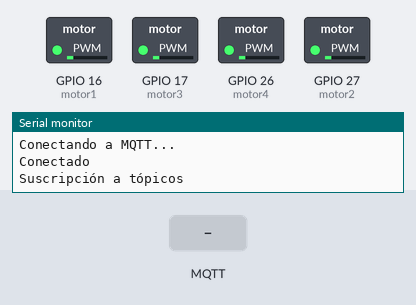
Recording of a sketch running on a simulated ESP32. Parts: switched loads named in the sketch (green lamp = pin HIGH), the last lines printed to the serial monitor. The test bench sets the inputs (shaded band). WiFi joins after 1.5 s; servers stay silent unless stated; no MQTT or app messages arrive unless stated.

Above: at 2.8 s.
2.9 s: MQTT message "arriba" arrives on the first subscribed topic
At 3.9 s:
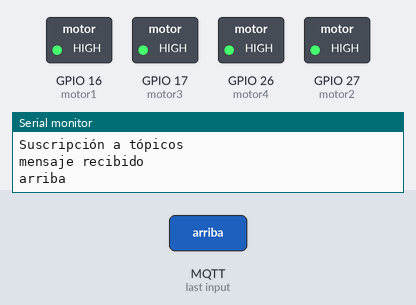
4.4 s: MQTT message "abajo" arrives on the first subscribed topic
At 5.1 s:
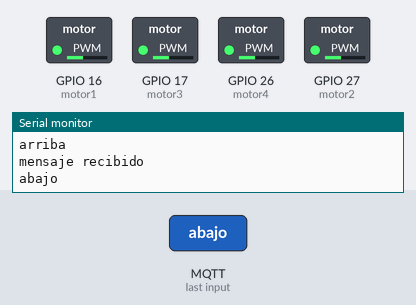
5.9 s: MQTT message "izquierda" arrives on the first subscribed topic
At 6.2 s:
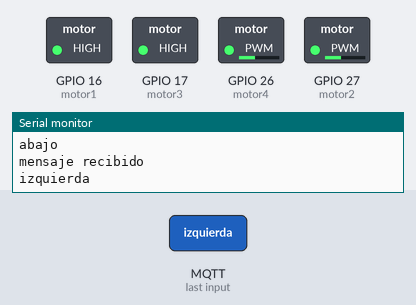
7.4 s: MQTT message "derecha" arrives on the first subscribed topic
At 8.5 s:
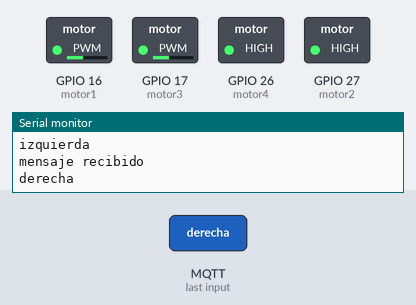
Timing chart, 0 to 9.9 s (numbered marks = the images above; inputs shaded):
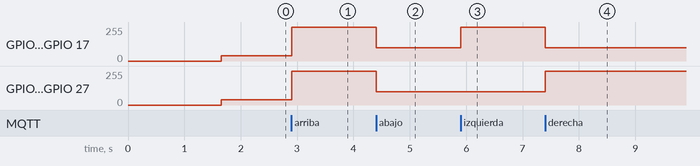

The sketch:

proyecto_tesis.ino
```cpp
#include <WiFi.h>
#include <PubSubClient.h>
#define TOPIC_STAFF "dron/senales"

const char* ssid = "Ronny";
const char* password = "12345678";
const char* mqttServer = "172.29.25.114";
const int mqttPort = 1883;
const int motor1 = 16;
const int motor2 = 27;
const int motor3 = 17;
const int motor4 = 26;

void callback(char*, byte*, unsigned int);

WiFiClient espClient;
PubSubClient client(espClient);
void setup() {
  pinMode(motor1, OUTPUT);
  pinMode(motor2, OUTPUT);
  pinMode(motor3, OUTPUT);
  pinMode(motor4, OUTPUT);
  // Conexión WiFi
  Serial.begin(115200);
  WiFi.begin(ssid, password);

  // Conexión WiFi
   while (true) { // Bucle infinito
    if (WiFi.status() == WL_CONNECTED) {
      Serial.println("Conectado a WiFi!");
      break; // Sale del bucle cuando se conecta
    }
    Serial.println(".");
    delay(200);
   }


  // Conexión MQTT
  client.setServer(mqttServer, mqttPort);
  client.setCallback(callback);

  while (!client.connected()) {
    Serial.println("Conectando a MQTT...");

    if (client.connect("ESP32")) {
      Serial.println("Conectado");
    } else {
      Serial.print("Error de conexión: ");
      Serial.print(client.state());
      delay(2000);
    }
  }

  Serial.println("Suscripción a tópicos");
  // Se suscribe al tópico
  client.subscribe(TOPIC_STAFF);
  analogWrite(motor1, 40);
  analogWrite(motor2, 40);
  analogWrite(motor3, 40);
  analogWrite(motor4, 40);

}
  // put your setup code here, to run once:

void callback(char* topic, byte* payload, unsigned int length) {
  String payloadStr = "";

  Serial.println("mensaje recibido");

  // Convierte los bytes del payload a String
  for (int i = 0; i < length; i++) {
    payloadStr += (char)payload[i];
  }
  if(payloadStr == "arriba"){
      // fade in from min to max in increments of 5 points:
      // sets the value (range from 0 to 255):
      analogWrite(motor1, 255);
      analogWrite(motor2, 255);
      analogWrite(motor3, 255);
      analogWrite(motor4, 255);
      // wait for 30 milliseconds to see the dimming effect
      delay(30);


  }else if(payloadStr == "abajo"){

      // sets the value (range from 0 to 255):
      analogWrite(motor1, 100);
      analogWrite(motor2, 100);
      analogWrite(motor3, 100);
      analogWrite(motor4, 100);
      // wait for 30 milliseconds to see the dimming effect
      delay(30);

  }else if(payloadStr == "izquierda"){

      // sets the value (range from 0 to 255):
      analogWrite(motor1, 255);
      analogWrite(motor2, 100);
      analogWrite(motor3, 255);
      analogWrite(motor4, 100);
      // wait for 30 milliseconds to see the dimming effect
      delay(30);

  }else if(payloadStr == "derecha"){

      // sets the value (range from 0 to 255):
      analogWrite(motor1, 100);
      analogWrite(motor2, 255);
      analogWrite(motor3, 100);
      analogWrite(motor4, 255);
      // wait for 30 milliseconds to see the dimming effect
      delay(30);

  }
  else if(payloadStr == "off"){
    analogWrite(motor1, 0);
    analogWrite(motor2, 0);
    analogWrite(motor3, 0);
    analogWrite(motor4, 0);

  }
  Serial.println(payloadStr);

}

void loop() {
  client.loop();
}
```

Measured:
- after the input at 2.9 s, GPIO 16 (motor1), GPIO 17 (motor3), GPIO 26 (motor4), GPIO 27 (motor2): 40/255 → 255/255 at once
- after the input at 4.4 s, GPIO 16 (motor1), GPIO 17 (motor3), GPIO 26 (motor4), GPIO 27 (motor2): 255/255 → 100/255 at once
- after the input at 5.9 s, GPIO 16 (motor1), GPIO 17 (motor3): 100/255 → 255/255 at once
- after the input at 7.4 s, GPIO 16 (motor1), GPIO 17 (motor3): 255/255 → 100/255 at once; GPIO 26 (motor4), GPIO 27 (motor2): 100/255 → 255/255 at once
